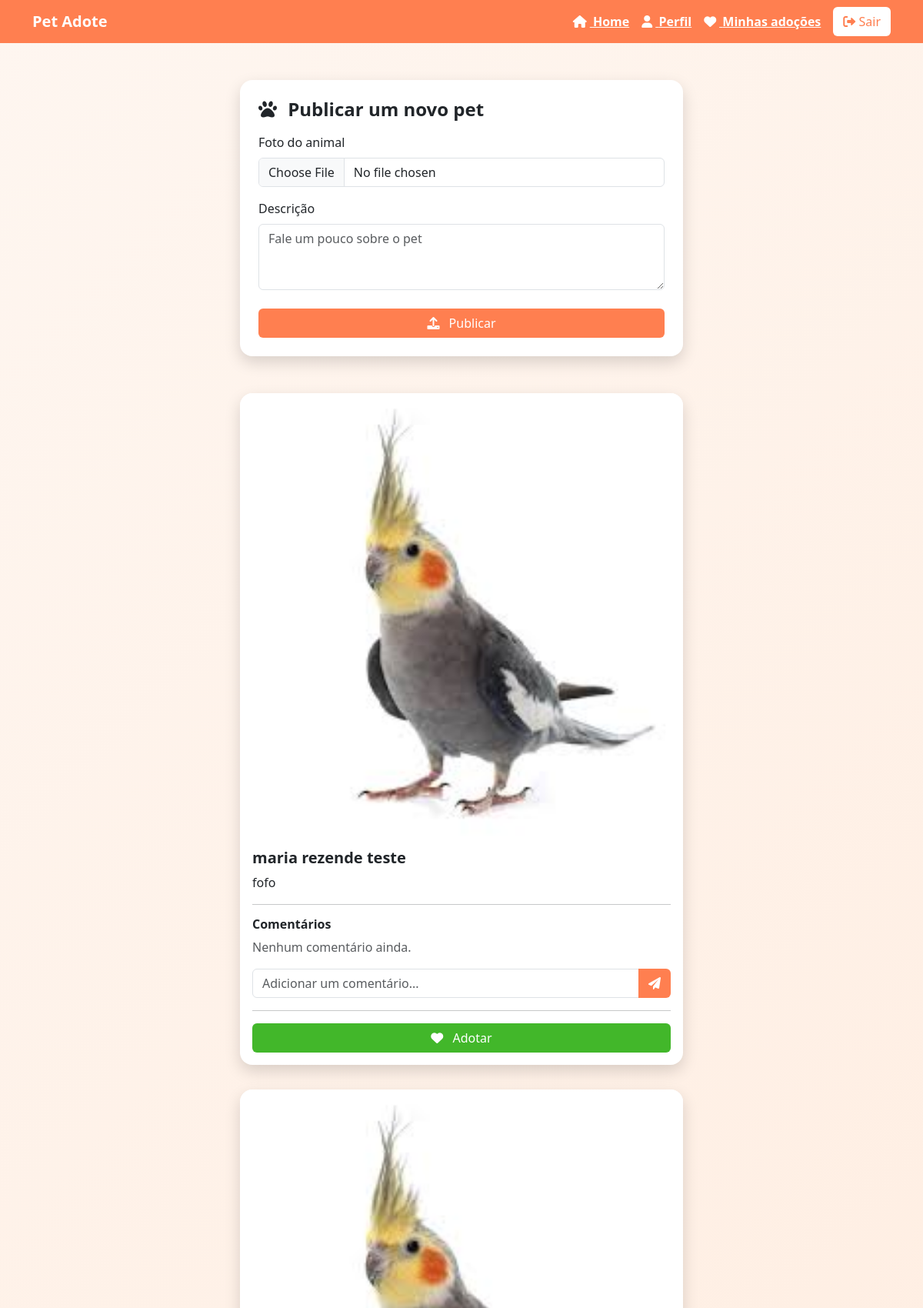
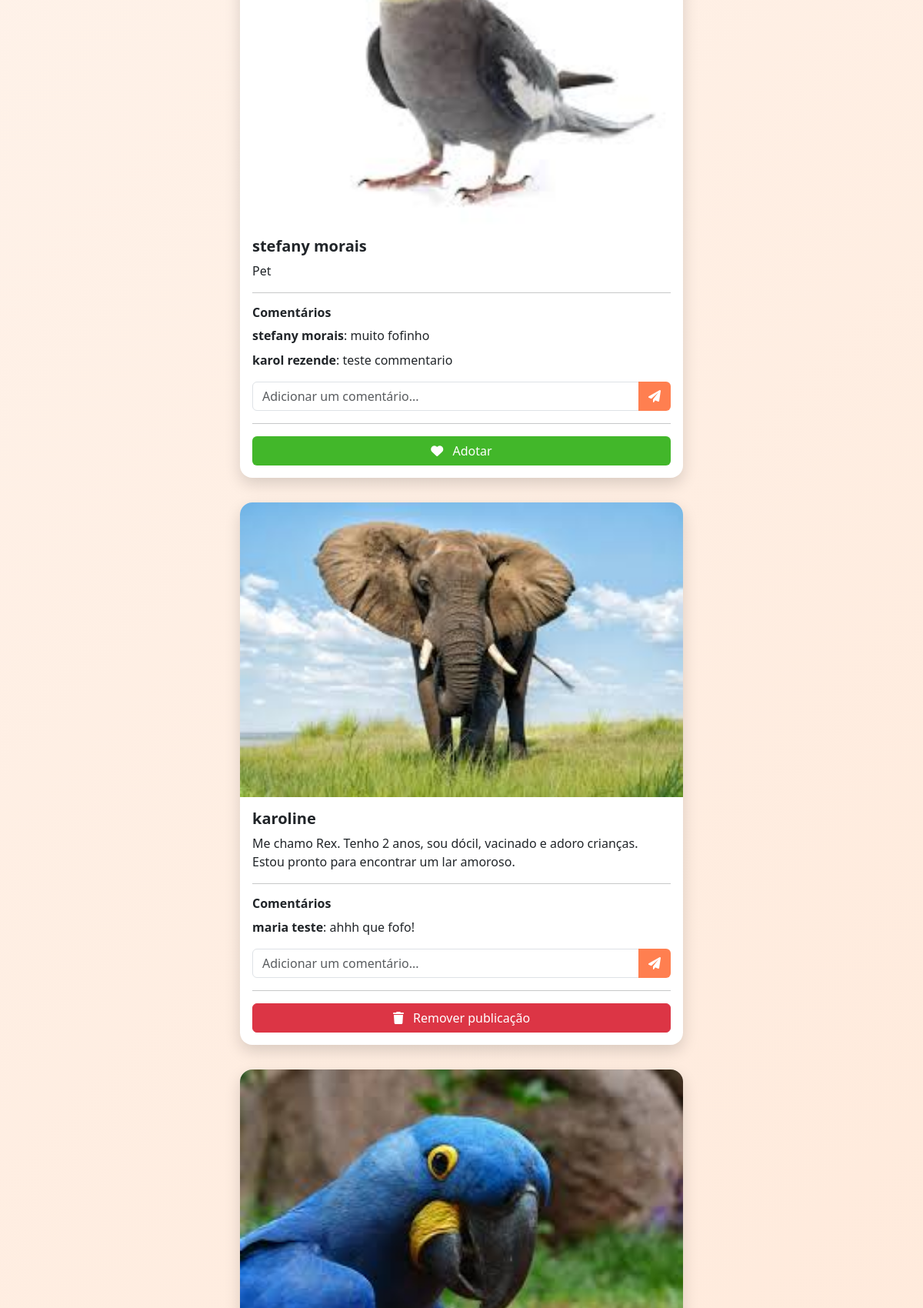
/feed/ (signed in, upper part), run on the app's committed database (2 pictures, top to bottom).
### telaInicial/models.py (models this page shows, shortened)
class Postagem(models.Model):
    usuario = models.ForeignKey(User, on_delete=models.CASCADE)  # <-- Adicionado
    valor = models.TextField()
    telefone = models.TextField()
    localizacao = models.TextField()
    descricao = models.TextField()
    foto = models.ImageField(upload_to='postagens/', null=True, blank=True)
    data_hora = models.DateTimeField(auto_now_add=True)
    adotado = models.BooleanField(default=False)

class Comentario(models.Model):
    postagem = models.ForeignKey('Postagem', on_delete=models.CASCADE, related_name='comentarios')
    usuario = models.ForeignKey(User, on_delete=models.CASCADE)
    texto = models.TextField()
    data_hora = models.DateTimeField(auto_now_add=True)

### telaInicial/views.py (the view)
# urls.py: path('feed/', views.feed, name='feed'),
@login_required
def feed(request):
    posts = Postagem.objects.filter(adotado=False).order_by('-data_hora')
    return render(request, 'feed.html', {'posts': posts, 'usuario': request.user})

### telaInicial/templates/feed.html (shortened to what this page needs)
<!DOCTYPE html>
<html lang="pt-BR">
  <head>
    <link
      href="https://cdn.jsdelivr.net/npm/bootstrap@5.3.3/dist/css/bootstrap.min.css"
      rel="stylesheet"
    />
    <link
      rel="stylesheet"
      href="https://cdnjs.cloudflare.com/ajax/libs/font-awesome/6.0.0/css/all.min.css"
    />
  </head>
  <body>
    {% include "components/header.html" %}
    <div class="container py-5" style="max-width: 600px">
      <div class="card card-post p-4 mb-5">
        <h4 class="fw-bold mb-3">
          <i class="fas fa-paw me-2"></i> Publicar um novo pet
        </h4>
        <form
          action="{% url 'createPost' %}"
          method="POST"
          enctype="multipart/form-data"
        >
          <div class="mb-3">
            <label class="form-label">Foto do animal</label>
            <input type="file" name="foto" class="form-control" required />
          </div>
          <div class="mb-4">
            <label class="form-label">Descrição</label>
            <textarea
              name="descricao"
              class="form-control"
              rows="3"
              placeholder="Fale um pouco sobre o pet"
              required
            ></textarea>
          </div>
          <div class="d-grid">
            <button type="submit" class="btn btn-publish">
              <i class="fas fa-upload me-2"></i> Publicar
            </button>
          </div>
        </form>
      </div>
      {% for post in posts %}
      <div class="card card-post">
        <img
          src="{{ post.foto.url }}"
          class="card-img-top"
          alt="Foto do pet"
          style="border-top-left-radius: 1rem; border-top-right-radius: 1rem"
        />
        <div class="card-body">
          <h5 class="card-title fw-bold">{{ post.usuario }}</h5>
          <p class="card-text">{{ post.descricao }}</p>
          <hr />
          <h6 class="fw-bold">Comentários</h6>
          {% for comentario in post.comentarios.all %}
          <div class="mb-2">
            <strong>{{ comentario.usuario.username }}</strong>:
            <span>{{ comentario.texto }}</span>
          </div>
          {% empty %}
          <p class="text-muted">Nenhum comentário ainda.</p>
          {% endfor %}
          <form
            action="{% url 'comentar' post.id %}"
            method="POST"
            class="mt-3"
          >
            <div class="input-group">
              <input
                type="text"
                name="texto"
                class="form-control"
                placeholder="Adicionar um comentário..."
                required
              />
              <button class="btn btn-publish" type="submit">
                <i class="fas fa-paper-plane"></i>
              </button>
            </div>
          </form>
          <hr />
          {% if post.usuario != usuario %}
          <div class="d-grid">
            <button
              type="button"
              class="btn btn-adopt"
              data-bs-toggle="modal"
              data-bs-target="#confirmAdoptModal{{ post.id }}"
            >
              <i class="fas fa-heart me-2"></i> Adotar
            </button>
          </div>
          {% else %}
          <div class="d-grid">
            <a href="{% url 'deletePost' post.id %}" class="btn btn-danger">
              <i class="fas fa-trash me-2"></i> Remover publicação
            </a>
          </div>
          {% endif %}
        </div>
      </div>
      {% empty %}
      <div class="text-center">
        <p class="text-muted">Nenhuma publicação ainda.</p>
      </div>
      {% endfor %}
    </div>
  </body>
</html>

### telaInicial/templates/feed.html (style rules this page uses)
body { background: linear-gradient(135deg, #fef6f0, #ffe7d6); min-height: 100vh; }
.card-post { border: none; border-radius: 1rem; box-shadow: 0 8px 20px rgba(0, 0, 0, 0.15); margin-bottom: 2rem; }
.btn-publish { background-color: #ff7f50; color: white; }
.btn-adopt { background-color: #42b72a; color: white; }

### data on the page
Postagem: foto (picture), usuario "maria rezende teste", descricao "fofo"
Postagem: foto (picture), usuario "stefany morais", descricao "Pet"
Comentario: usuario.username "stefany morais", texto "muito fofinho"
Comentario: usuario.username "karol rezende", texto "teste commentario"
Postagem: foto (picture), usuario "karoline", descricao "Me chamo Rex. Tenho 2 anos, sou dócil, vacinado e adoro crianças. Estou pronto para encontrar um lar amoroso.", shows "Remover publicação"
Comentario: usuario.username "maria teste", texto "ahhh que fofo!"
Postagem: foto (picture)
